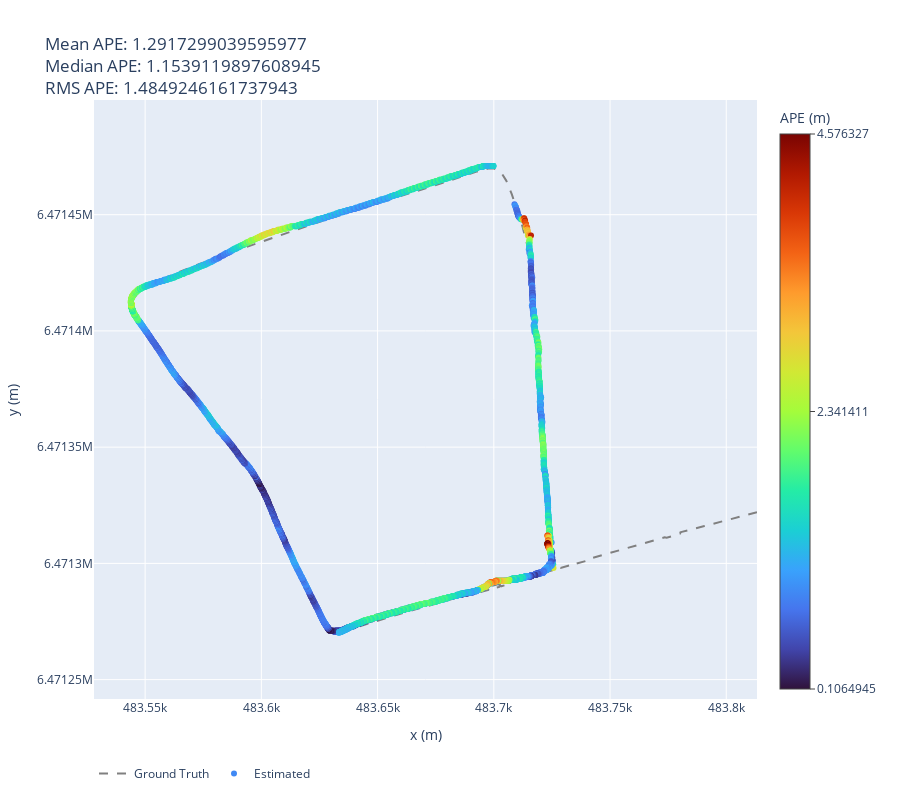

Write notebook code for a chart like this one.
### Code cell
trajs = {
    'fitted_slam': (to_tum(processor.orbslam.mapping._trajectory_tum, processor.orbslam.mapping.trajectory_fitted_utm), to_tum(processor.orbslam.mapping._trajectory_tum_gt_wgs, processor.orbslam.mapping.trajectory_gt_utm)),
    'fitted_loc_0':(to_tum(processor.orbslam.localization[0]._trajectory_tum, processor.orbslam.localization[0].trajectory_fitted_utm), to_tum(processor.orbslam.localization[0]._trajectory_tum_gt_wgs, processor.orbslam.localization[0].trajectory_gt_utm)),
    # 'fitted_loc_1':(to_tum(processor.orbslam.localization[1]._trajectory_tum, processor.orbslam.localization[1].trajectory_fitted_utm), to_tum(processor.orbslam.localization[1]._trajectory_tum_gt_wgs, processor.orbslam.localization[1].trajectory_gt_utm)),
    'fitted_loc_2':(to_tum(processor.orbslam.localization[2]._trajectory_tum, processor.orbslam.localization[2].trajectory_fitted_utm), to_tum(processor.orbslam.localization[2]._trajectory_tum_gt_wgs, processor.orbslam.localization[2].trajectory_gt_utm)),
    # 'fitted_loc_3':(to_tum(processor.orbslam.localization[3]._trajectory_tum, processor.orbslam.localization[3].trajectory_fitted_utm), to_tum(processor.orbslam.localization[3]._trajectory_tum_gt_wgs, processor.orbslam.localization[3].trajectory_gt_utm)),
}

# name = 'fitted_slam'
# name = 'fitted_loc_0'
# name = 'fitted_loc_1'
name = 'fitted_loc_2'
# name = 'fitted_loc_3'

print(trajs[name][0].shape)

ape_fig = create_ape_fig(*trajs[name])
ape_fig.show()

### Figure 1 — Plotly figure (JSON) as saved in the notebook; plotly's stock layout.template omitted (floating-point values rounded to 4 significant figures; data arrays with more than 128 entries replaced by an {"elided": "..."} marker saying what was removed)
{"data": [{"line": {"color": "gray", "dash": "dash"}, "name": "Ground Truth", "type": "scatter", "x": {"elided": "4511 float values"}, "y": {"elided": "4511 float values"}}, {"marker": {"color": {"elided": "4095 float values"}, "colorbar": {"tickmode": "array", "ticks": "outside", "tickvals": [0.1065, 2.341, 4.576], "title": {"side": "top", "text": "APE (m)"}}, "colorscale": [[0, "#30123b"], [0.07143, "#4145ab"], [0.1429, "#4675ed"], [0.2143, "#39a2fc"], [0.2857, "#1bcfd4"], [0.3571, "#24eca6"], [0.4286, "#61fc6c"], [0.5, "#a4fc3b"], [0.5714, "#d1e834"], [0.6429, "#f3c63a"], [0.7143, "#fe9b2d"], [0.7857, "#f36315"], [0.8571, "#d93806"], [0.9286, "#b11901"], [1, "#7a0402"]], "showscale": true}, "mode": "markers", "name": "Estimated", "type": "scatter", "x": {"elided": "4095 float values"}, "y": {"elided": "4095 float values"}}], "layout": {"height": 800, "legend": {"orientation": "h"}, "title": {"text": "Mean APE: 1.2917299039595977<br>Median APE: 1.1539119897608945<br>RMS APE: 1.4849246161737943"}, "xaxis": {"title": {"text": "x (m)"}}, "yaxis": {"scaleanchor": "x", "scaleratio": 1, "title": {"text": "y (m)"}}}}
